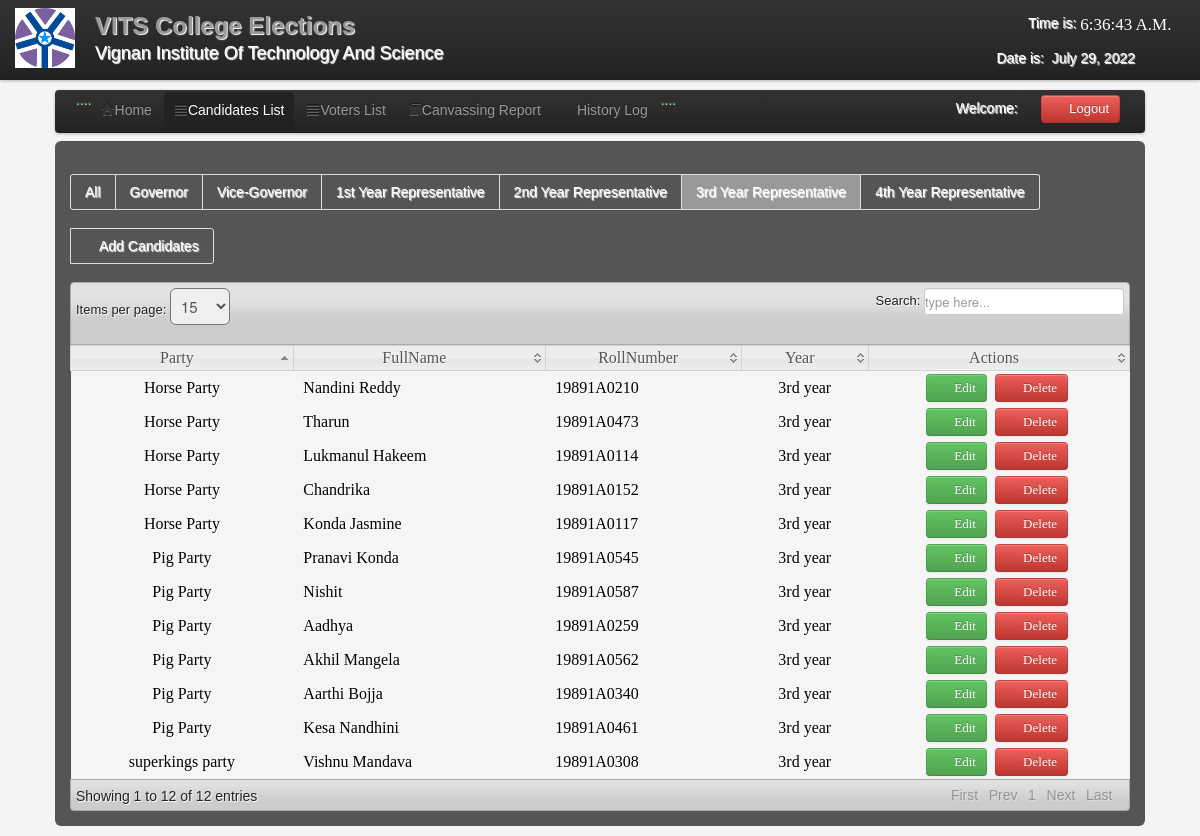
/admin/3rd_year.php (signed in), run on the app's committed database.
### tables this page shows
CREATE TABLE IF NOT EXISTS `candidate` (
  `CandidateID` int(11) NOT NULL AUTO_INCREMENT,
  `RollNumber` varchar(200) NOT NULL,
  `abc` varchar(1) NOT NULL,
  `Position` varchar(200) NOT NULL,
  `Party` varchar(100) NOT NULL,
  `FullName` varchar(200) NOT NULL,
  `Gender` varchar(6) NOT NULL,
  `Year` varchar(100) NOT NULL,
  `Photo` varchar(200) NOT NULL,
  PRIMARY KEY (`CandidateID`)
);

### admin/3rd_year.php (the view, shortened to what this page needs)
<?php
include('session.php');
include('header.php');
include('dbcon.php');
?>
</head>
<body>
<?php include('nav_top.php'); ?>
<div class="wrapper">
<div class="home_body">
<div class="navbar">
	<div class="navbar-inner">
	<div class="container">
	<ul class="nav nav-pills">
	  <li>....</li>
	  <li><a href="home.php"><i class="icon-home icon-large"></i>Home</a></li>
	  <li  class="active"><a  href="candidate_list.php"><i class="icon-align-justify icon-large"></i>Candidates List</a></li>
	  <li class=""><a  href="voter_list.php"><i class="icon-align-justify icon-large"></i>Voters List</a></li>
		 <li><a  href="canvassing_report.php"><i class="icon-book icon-large"></i>Canvassing Report</a></li>
		    <li><a  href="History.php"><i class="icon-table icon-large"></i>History Log</a>
		   <li>....</li>
	 </ul>
	<form class="navbar-form pull-right">
		<?php $result=mysqli_query($conn,"select * from users where User_id='$id_session'");
	$row=mysqli_fetch_array($result);
	?>
	<font color="white">Welcome:<i class="icon-user-md"></i><?php echo $row['FullName']; ?></font>
	<a class="btn btn-danger" id="logout" data-toggle="modal" href="#myModal"><i class="icon-off"></i>&nbsp;Logout</a>
	</form>
	</div>
	</div>
	</div>
	<div id="element" class="hero-body">
       <div class="pagination">
    <ul>
    <li><a href="candidate_list.php"><font color="white">All</font></a></li>
    <li><a href="candidate_for_governor.php"><font color="white">Governor</font></a></li>
    <li><a href="candidate_for_vice-governor.php"><font color="white">Vice-Governor</font></a></li>
    <li><a href="1st_year.php"><font color="white">1st Year Representative</font></a></li>
    <li><a href="2nd_year.php"><font color="white">2nd Year Representative</font></a></li>
    <li  class="active"><a href="3rd_year.php"><font color="white">3rd Year Representative</font></a></li>
    <li><a href="4th_year.php"><font color="white">4th Year Representative</font></a></li>
    </ul>
    </div>
	<div class="pagination">
		  <ul>
    <li><a href="new_candidate.php"><font color="white"><i class="icon-plus icon-large"></i>Add Candidates</font></a></li>
    </ul>
	</div>
	<table class="users-table">
<div class="demo_jui">
		<table cellpadding="0" cellspacing="0" border="0" class="display" id="log" class="jtable">
			<thead>
				<tr>
				<th>Party</th>
				<th>FullName</th>
				<th>RollNumber</th>
				<th>Year</th>
				<th>Actions</th>
				</tr>
			</thead>
			<tbody>
<?php $candidate_query=mysqli_query($conn,"select  * from candidate where Position='3rd Year Representative'");
		while($candidate_rows=mysqli_fetch_array($candidate_query)){ $id=$candidate_rows['CandidateID'];
		?>
<tr class="del<?php echo $id ?>">
	<td align="center"><?php echo $candidate_rows['Party']; ?></td>
	<td><?php echo $candidate_rows['FullName']; ?></td>
	<td><?php echo $candidate_rows['RollNumber']; ?></td>
	<td align="center"><?php echo $candidate_rows['Year']; ?></td>
	<td width="240" align="center">
	<a class="btn btn-Success" href="edit_candidate.php<?php echo '?id='.$id; ?>"><i class="icon-edit icon-large"></i>&nbsp;Edit</a>&nbsp;
	<a class="btn btn-danger1" id="<?php echo $id; ?>"><i class="icon-trash icon-large"></i>&nbsp;Delete</a>&nbsp;
	</td>
	</tr>
<?php } ?>
			</tbody>
		</table>
	</div>
	</div>
</div>
</body>
</html>

### admin/css/datatable/demo_table_jui.css (style rules this page uses)
table.display thead th { cursor: pointer; padding: 3px 0 3px 10px; }
table.display { border-collapse: collapse; clear: both; margin: 0 auto; width: 100%; }
table.display td { padding: 3px 10px; }
tr.odd { background-color: #f5f5f5; }
tr.even { background-color: #f5f5f5; }
tr.odd td.sorting_1 { background-color: f5f5f5; }
tr.even td.sorting_1 { background-color: f5f5f5; }

### admin/css/Home.css (style rules this page uses)
* { margin:0; padding:0; }
body { font-family:"Trebuchet MS", "Myriad Pro", Arial, sans-serif; font-size:14px; background-color: #fff; background:#f4f4f4 url(../images/bg.gif) repeat top left; text-shadow:1px 1px 1px #fff; background-position: 0 0px; }
.wrapper { width:1090px; margin:10px auto; }

### admin/3rd_year.php (style rules this page uses)
body { background-image: url('images/c11.png'); background-repeat: no-repeat; background-attachment: fixed; background-size: 100% 100%; }

### data on the page
candidate: Party "Horse Party", FullName "Nandini Reddy", RollNumber "19891A0210", Year "3rd year"
candidate: Party "Pig Party", FullName "Pranavi Konda", RollNumber "19891A0545", Year "3rd year"
candidate: Party "Pig Party", FullName "Nishit", RollNumber "19891A0587", Year "3rd year"
candidate: Party "Pig Party", FullName "Aadhya", RollNumber "19891A0259", Year "3rd year"
candidate: Party "Horse Party", FullName "Tharun", RollNumber "19891A0473", Year "3rd year"
candidate: Party "Pig Party", FullName "Akhil Mangela", RollNumber "19891A0562", Year "3rd year"
candidate: Party "Horse Party", FullName "Lukmanul Hakeem", RollNumber "19891A0114", Year "3rd year"
candidate: Party "Pig Party", FullName "Aarthi Bojja", RollNumber "19891A0340", Year "3rd year"
candidate: Party "Horse Party", FullName "Chandrika", RollNumber "19891A0152", Year "3rd year"
candidate: Party "Horse Party", FullName "Konda Jasmine", RollNumber "19891A0117", Year "3rd year"
candidate: Party "Pig Party", FullName "Kesa Nandhini", RollNumber "19891A0461", Year "3rd year"
candidate: Party "superkings party", FullName "Vishnu Mandava", RollNumber "19891A0308", Year "3rd year"
